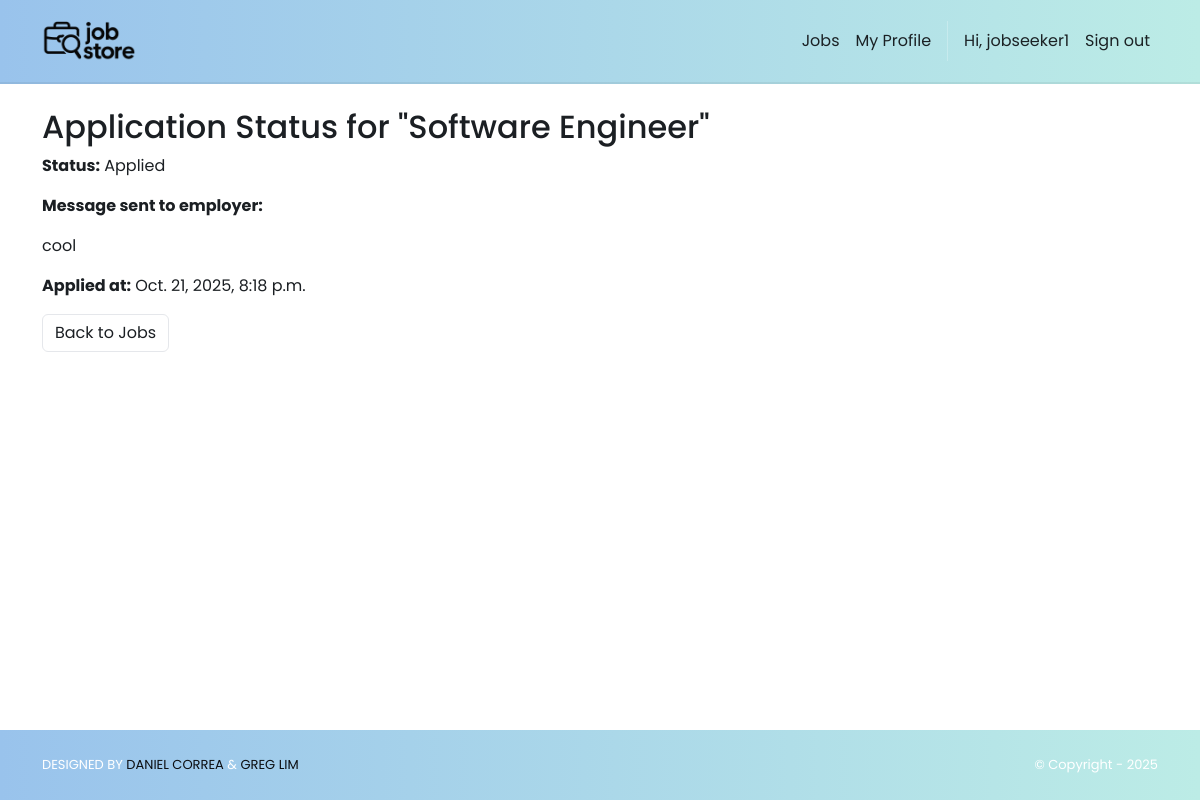
The app's page /jobs/status/5/ (signed in), older data.
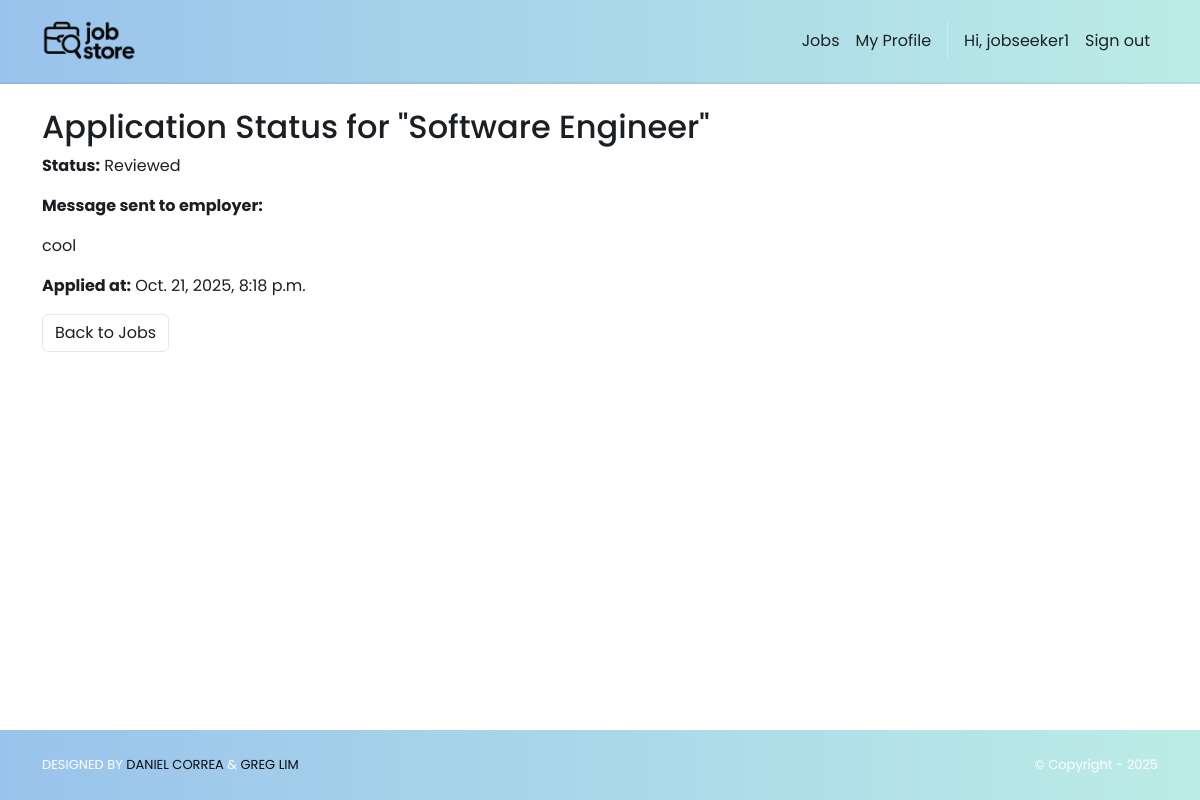
The same page, newer data.
### jobs/models.py (models this page shows, shortened)
class Application(models.Model):
    class Status(models.TextChoices):
        APPLIED = 'APPLIED', 'Applied'
        REVIEWED = 'REVIEWED', 'Reviewed'
        INTERVIEW = 'INTERVIEW', 'Interview'
        OFFER = 'OFFER', 'Offer'
        CLOSED = 'CLOSED', 'Closed'
    class Meta:
        unique_together = ("job", "user")
    job = models.ForeignKey("jobs.Job", on_delete=models.CASCADE)
    user = models.ForeignKey(settings.AUTH_USER_MODEL, on_delete=models.CASCADE)
    message = models.TextField()
    applied_at = models.DateTimeField(auto_now_add=True)
    status = models.CharField(
        max_length=20,
        choices=Status.choices,
        default=Status.APPLIED,
    )

class Job(models.Model):
    class RemoteType(models.TextChoices):
        ONSITE = "ONSITE", "On-site"
        REMOTE = "REMOTE", "Remote"
        HYBRID = "HYBRID", "Hybrid"
    title = models.CharField(max_length=200, db_index=True)
    description = models.TextField()
    location = models.CharField(max_length=200, db_index=True)
    address = models.CharField(max_length=200, db_index=True)
    remote_type = models.CharField(max_length=6, choices=RemoteType.choices)
    salary_min = models.PositiveIntegerField(null=True, blank=True)
    salary_max = models.PositiveIntegerField(null=True, blank=True)
    visa_sponsorship = models.BooleanField(default=False)
    min_experience = models.PositiveIntegerField(null=True, blank=True)
    skills = models.ManyToManyField(Skill, blank=True, related_name="jobs")
    created_by = models.ForeignKey(
        settings.AUTH_USER_MODEL,
        on_delete=models.CASCADE,
        related_name="jobs",
        limit_choices_to={"role": "RECRUITER"},
    )
    created_at = models.DateTimeField(auto_now_add=True)

### jobs/views.py (the view)
# urls.py: path("status/<int:job_id>/", views.application_status, name="application_status"),
@login_required
def application_status(request, job_id):
    if not request.user.is_jobseeker:
        return redirect('jobs.list')
    application = get_object_or_404(
        Application,
        job_id=job_id,
        user=request.user
    )
    return render(request, 'jobs/application_status.html', {
        'application': application
    })

### accounts/models.py (called while the page is built)
    @property
    def is_recruiter(self) -> bool:
        return self.role == self.Roles.RECRUITER

    @property
    def is_jobseeker(self) -> bool:
        return self.role == self.Roles.JOB_SEEKER

### jobStore/context_processors.py (called while the page is built)
def static_revisions(request):
    base = Path(settings.BASE_DIR)
    logo_path = base / 'jobStore' / 'static' / 'img' / 'logo.png'
    try:
        rev_logo = str(int(os.path.getmtime(logo_path)))
    except Exception:
        rev_logo = '1'
    css_path = base / 'jobStore' / 'static' / 'css' / 'style.css'
    try:
        rev_css = str(int(os.path.getmtime(css_path)))
    except Exception:
        rev_css = '1'
    return {
        'STATIC_REV_LOGO': rev_logo,
        'STATIC_REV_CSS': rev_css,
    }

### jobs/templates/jobs/application_status.html
{% extends "base.html" %}
{% block content %}
<div class="container py-4">
    <h2>Application Status for "{{ application.job.title }}"</h2>
    <p><strong>Status:</strong> {{ application.get_status_display }}</p>
    <p><strong>Message sent to employer:</strong></p>
    <p>{{ application.message }}</p>
    <p><strong>Applied at:</strong> {{ application.applied_at }}</p>
    <a href="{% url 'jobs.list' %}" class="btn btn-outline-secondary">Back to Jobs</a>
</div>
{% endblock %}

Row changes from the older to the newer data that the page shows:
changed Application "cool": status "Applied" → "Reviewed"
